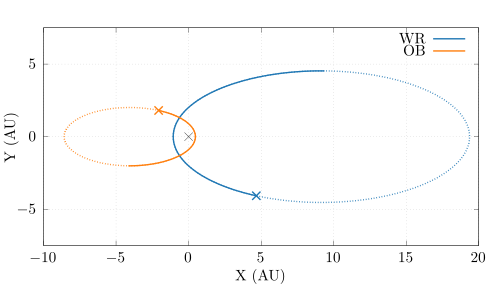

Reproduce this figure in gnuplot.
set terminal cairolatex standalone size 5in,3in
set output "wr140-orbit.tex"
load "turbo.pal"

autocm=6.6845871e-14

set size ratio -1
set grid

set xlabel "X (AU)"
set ylabel "Y (AU)"

set yrange [-7.5:7.5]
set xtics 5
set ytics 5

plot "< echo '0 0'" lt 2 lc rgb "black" notitle ,\
     "orbit.dat" using 2:3 w l ls 1 dt "." notitle  ,\
     "orbit.dat" using 4:5 w l ls 2 dt "." notitle ,\
     "orbit-sim.dat" using 2:3 w l ls 1 title "WR" ,\
     "< echo '4.665546766443406490e+00 -4.074109352257654137e+00'" lt 2 lw 4 lc rgb '#1f77b4' notitle ,\
     "< echo '-2.066356367310589359e+00 1.804410548771495648e+00'" lt 2 lw 4 lc rgb '#ff7f0e' notitle ,\
     "orbit-sim.dat" using 4:5 w l ls 2 title "OB"
